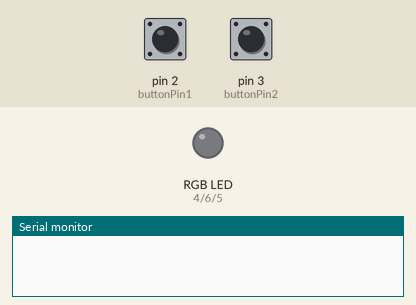
Recording of a sketch running on a simulated Arduino Uno, built with avr-gcc and run on an emulated ATmega328P. On the bench: an RGB LED mixed from three pins (HIGH = lit), the last lines printed to the serial monitor. The test bench sets the inputs (shaded band); at power-on: pin 2 (buttonPin1) LOW, pin 3 (buttonPin2) LOW. Dim RGB values are drawn brighter than linear.

Above: at 1.2 s.
1.3 s: pin 2 (buttonPin1) pulled HIGH for 3.2 s
At 6.2 s:
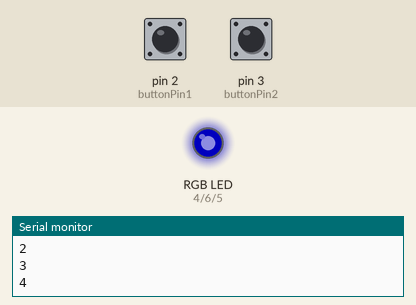
6.8 s: pin 2 (buttonPin1) pulled HIGH for 0.15 s
At 8.1 s:
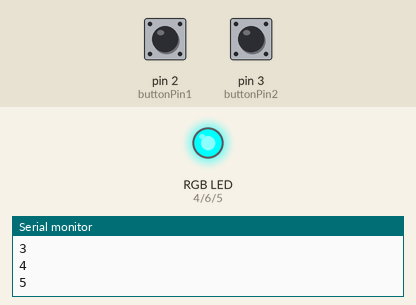
9.3 s: pin 2 (buttonPin1) pulled HIGH for 1 s
At 11.2 s:
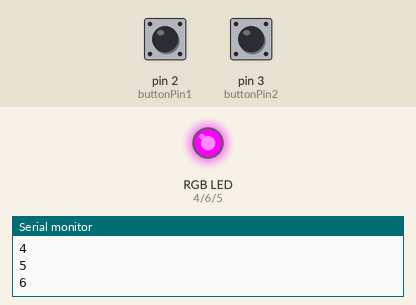
11.8 s: pin 2 (buttonPin1) pulled HIGH for 0.15 s
At 13.1 s:
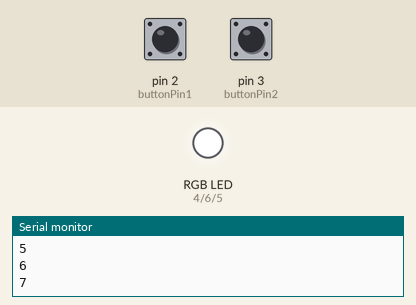
14.3 s: pin 2 (buttonPin1) pulled HIGH for 0.15 s
At 16.2 s:
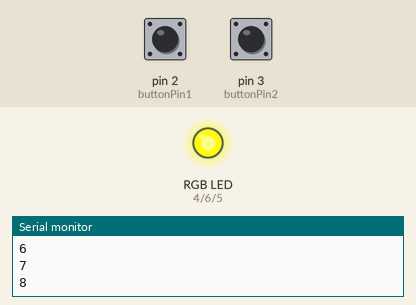
16.8 s: pin 3 (buttonPin2) pulled HIGH for 0.15 s
At 17.3 s:
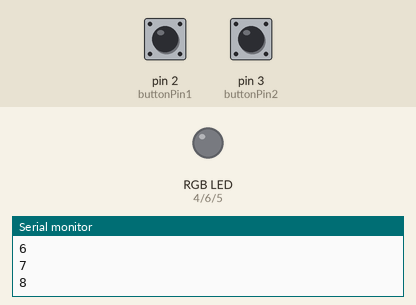
Timing chart, 0 to 19.4 s (numbered marks = the images above; inputs shaded):
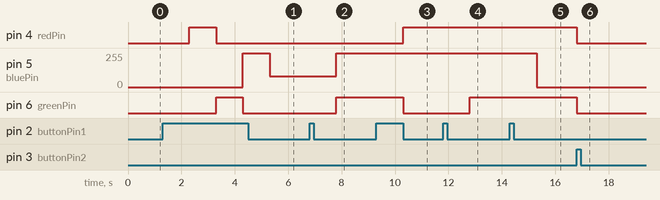

Measured:
- after the input at 1.3 s, pin 4 (redPin): LOW → HIGH after 1.0 s, → LOW 1.0 s later; pin 5 (bluePin): 0/255 → 255/255 after 3.0 s, → 80/255 1.0 s later; pin 6 (greenPin): LOW → HIGH after 2.0 s, → LOW 1.0 s later
- after the input at 6.8 s, pin 5 (bluePin): 80/255 → 255/255 after 1.0 s; pin 6 (greenPin): LOW → HIGH after 1.0 s
- after the input at 9.3 s, pin 4 (redPin): LOW → HIGH after 1.0 s; pin 6 (greenPin): HIGH → LOW after 1.0 s
- after the input at 11.8 s, pin 6 (greenPin): LOW → HIGH after 1.0 s
- after the input at 14.3 s, pin 5 (bluePin): 255/255 → 0/255 after 1.0 s
- after the input at 16.8 s, pin 4 (redPin), pin 6 (greenPin): HIGH → LOW at once

The sketch:

rgb_led_arduino.ino
```cpp
// C++ code
//

const int buttonPin1 = 2;
const int buttonPin2 = 3;
int buttonState1 = 0;
int buttonState2 = 0;
int buttonpressed1 = 0;

const int redPin = 4;
const int bluePin = 5;
const int greenPin = 6;

void setup()
{
  pinMode(redPin, OUTPUT);
  pinMode(bluePin, OUTPUT);
  pinMode(greenPin, OUTPUT);

  pinMode(buttonPin1, INPUT);
  pinMode(3, INPUT);

  Serial.begin(9600);
}

void setColor(int redValue, int greenValue, int blueValue) {
  analogWrite(redPin, redValue);
  analogWrite(greenPin, greenValue);
  analogWrite(bluePin, blueValue);
}

void loop()
{
    buttonState1 = digitalRead(buttonPin1);
  	buttonState2 = digitalRead(buttonPin2);
    if (buttonState1 == HIGH) {
    	buttonpressed1 = buttonpressed1 + 1;
    	Serial.println(buttonpressed1);
      	delay(1000);
      if (buttonpressed1 == 1) {
      	setColor(255, 0, 0);
      }
      if (buttonpressed1 == 2) {
      	setColor(0, 255, 0);
      }
      if (buttonpressed1 == 3) {
      	setColor(0, 0, 255);
      }
      if (buttonpressed1 == 4) {
      	setColor(80, 0, 80);
      }
      if (buttonpressed1 == 5) {
      	setColor(0, 255, 255);
      }
      if (buttonpressed1 == 6) {
      	setColor(255, 0, 255);
      }
      if (buttonpressed1 == 7) {
      	setColor(255, 255, 255);
      }
      if (buttonpressed1 == 8) {
      	setColor(255, 255, 0);
      }
      if (buttonpressed1 == 9) {
      	setColor(0, 0, 255);
      }
      if (buttonpressed1 == 10) {
      	setColor(128, 255, 255);
      }
  }
  if (buttonState2 == HIGH) {
      	setColor(0, 0, 0);
    	buttonpressed1 = 0;
      }

}
```
